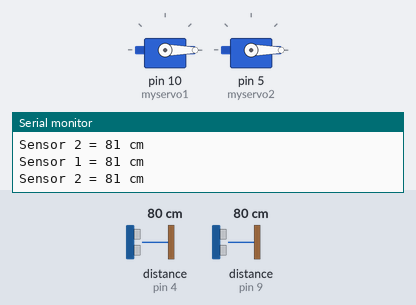
The sketch below on a simulated Arduino Uno, built with avr-gcc and run on an emulated ATmega328P. On the bench: 2 × servo, the last lines printed to the serial monitor. Wiring (inferred from the names in the program): 2 × ultrasonic range finder: trigger pin 3, echo pin 4 / trigger pin 8, echo pin 9. The inputs (shaded band) are chosen by the test bench; at power-on: distance to the obstacle (sensors on pin 4, pin 9) 80 cm. The echo pulse lasts 58.3 µs per cm.

Above: at 1.2 s.
1.3 s: distance to the obstacle (sensor on pin 4) set to 13 cm
4.3 s: distance to the obstacle (sensor on pin 4) set to 10 cm
At 5.1 s:
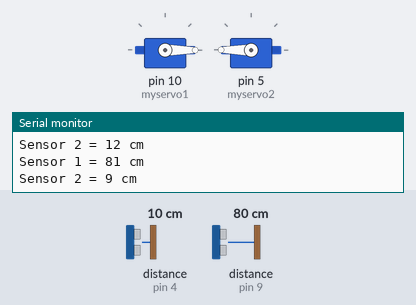
7.3 s: distance to the obstacle (sensor on pin 9) set to 13 cm
9.5 s: distance to the obstacle (sensor on pin 9) set to 10 cm
At 11.6 s:
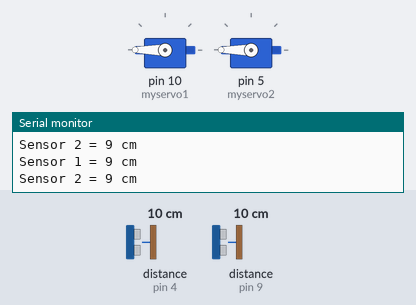
At 12.3 s:
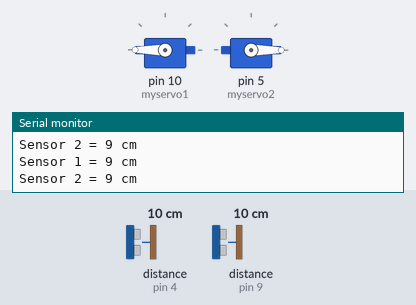
12.5 s: distance to the obstacle (sensor on pin 9) set to 4 cm
14.8 s: distance to the obstacle (sensor on pin 9) set to 2 cm
At 16.1 s:
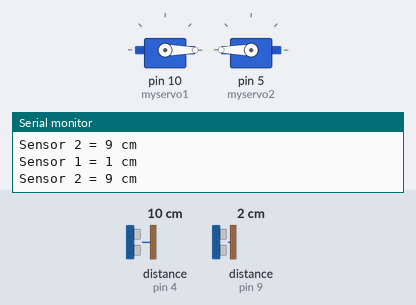
Timing chart, 0 to 18.8 s (numbered marks = the images above; inputs shaded):
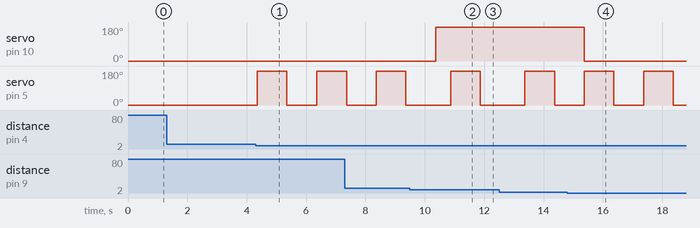

The sketch:

Tempat_Cuci_Tangan.ino
```cpp
#include <Servo.h>
const int triggerPin_1 = 8;
const int echoPin_1 = 9;
unsigned int duration_1;
unsigned int jarak1;  //jarak tangan ke sensor didekat kran air
const int triggerPin_2 = 3;
const int echoPin_2 = 4;
unsigned int duration_2;
unsigned int jarak2; //jarak tangan ke sensor didekat tempat sabun

Servo myservo1;  //servo untuk menarik kran air
Servo myservo2;  //servo untuk menarik tempat sabun

void setup() {
  pinMode(triggerPin_1, OUTPUT);
  pinMode(echoPin_1, INPUT);
  pinMode(triggerPin_2, OUTPUT);
  pinMode(echoPin_2, INPUT);

  myservo1.attach(10);
  myservo2.attach(5);
  myservo1.write(0);
  myservo2.write(0);

  Serial.begin(9600);
}
void readSensor_1() { //sensor yang ditempatkan dibawah kran air
  digitalWrite(triggerPin_1, LOW);
  delayMicroseconds(2);
  digitalWrite(triggerPin_1, HIGH);
  delayMicroseconds(10);
  digitalWrite(triggerPin_1, LOW);
  duration_1 = pulseIn(echoPin_1, HIGH);
  jarak1 = (duration_1 / 2) / 28.5;
  Serial.print("Sensor 1 = ");
  Serial.print(jarak1);
  Serial.println(" cm");
}
void readSensor_2() { //sensor yang ditempatkan dibawah tempat sabun
  digitalWrite(triggerPin_2, LOW);
  delayMicroseconds(2);
  digitalWrite(triggerPin_2, HIGH);
  delayMicroseconds(10);
  digitalWrite(triggerPin_2, LOW);
  duration_2 = pulseIn(echoPin_2, HIGH);
  jarak2 = (duration_2 / 2) / 28.5;
  Serial.print("Sensor 2 = ");
  Serial.print(jarak2);
  Serial.println(" cm");
}

void CuciTangan(){
 if(jarak1 <= 10 && jarak1 > 1){
    myservo1.write(180);
    delay(500);
  }
  else{
    myservo1.write(0);
  }
}

void SemprotSabun(){
 if(jarak2 <= 10 && jarak2 > 1){
   myservo2.write(180);
   delay(1000);
   myservo2.write(0);
   delay(1000);
  }
  else{
    myservo2.write(0);

  }
}

void loop() {
  readSensor_1();
  readSensor_2();
  CuciTangan();
  SemprotSabun();
}
```

Measured:
- the behaviour switches between 12 and 11 cm on distance to the obstacle (sensor on pin 4) (found by bisection; images 0 and 1)
- the behaviour switches between 12 and 11 cm on distance to the obstacle (sensor on pin 9) (found by bisection; images 1 and 2)
- the behaviour switches between 3 and 2 cm on distance to the obstacle (sensor on pin 9) (found by bisection; images 3 and 4)
- after the input at 4.3 s, servo on pin 5 (myservo2): 0° → 180° after 0.06 s, → 0° 1.0 s later, → 180° 1.0 s later
- after the input at 9.5 s, servo on pin 10 (myservo1): 0° → 180° after 0.87 s
- after the input at 14.8 s, servo on pin 10 (myservo1): 180° → 0° after 0.57 s
